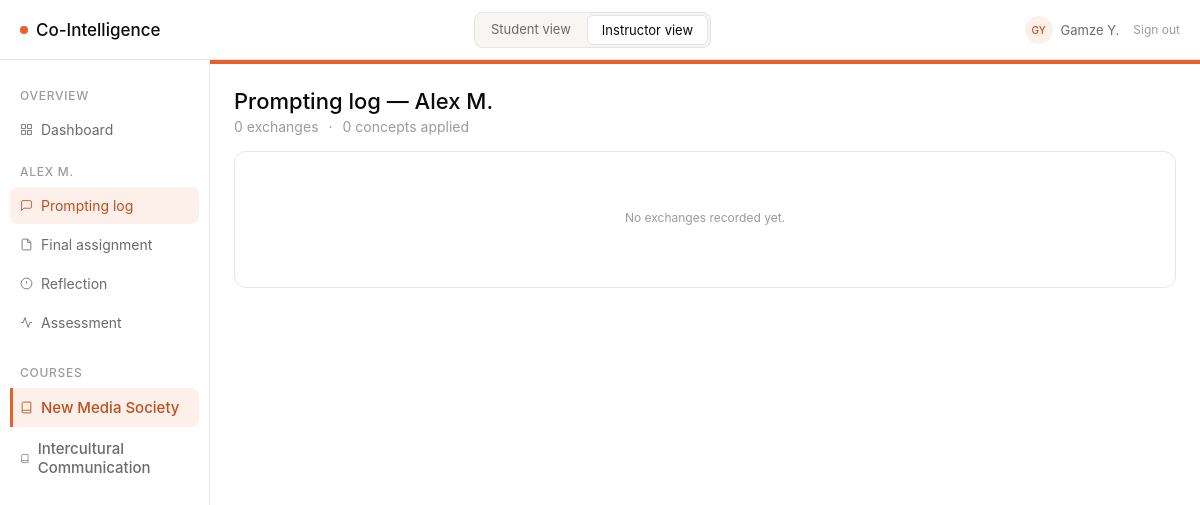
Page /instructor/student/4/log (signed in) on the earlier database version.
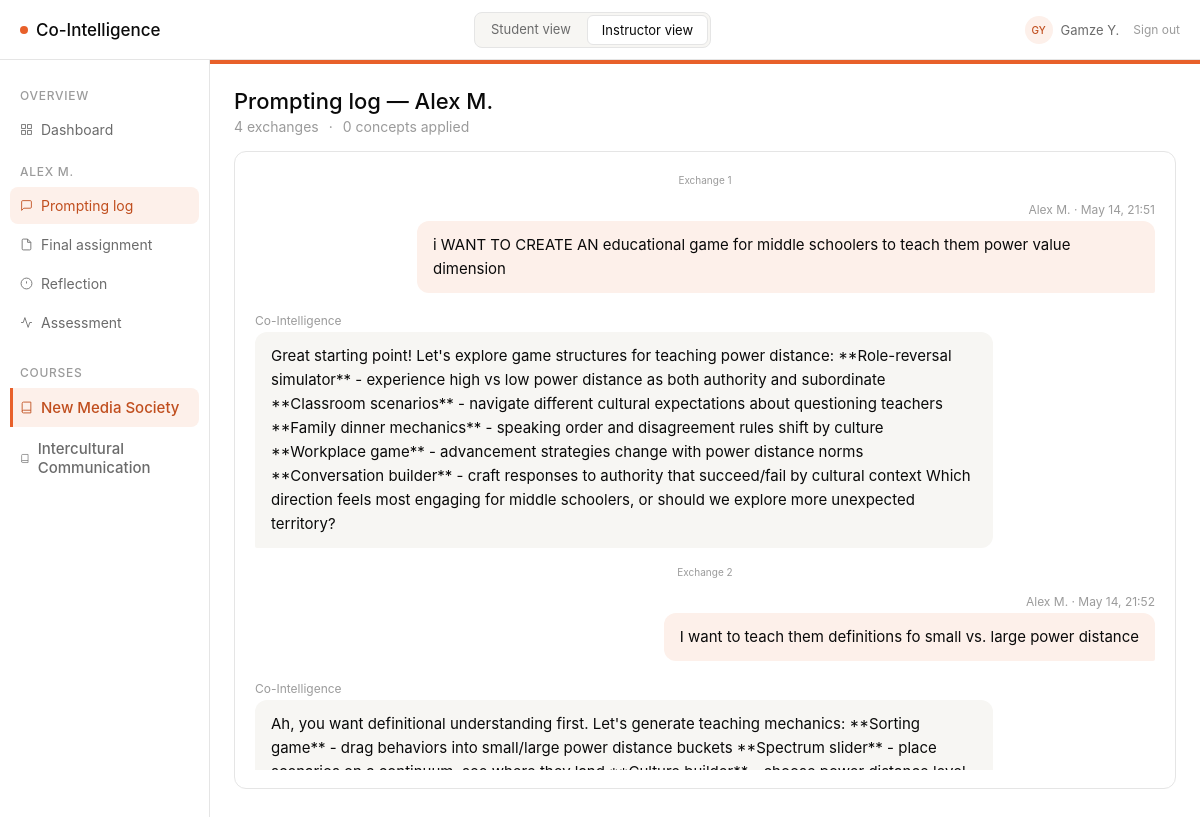
Same page on the later database version.
### models/models.py (models this page shows, shortened)
class User(db.Model, UserMixin):
    __tablename__ = "users"
    id = db.Column(db.Integer, primary_key=True)
    role = db.Column(db.String(20), nullable=False, default="student")  # instructor | student | dev
    display_name = db.Column(db.String(100), nullable=False)
    is_dev = db.Column(db.Boolean, nullable=False, default=False)

class Student(db.Model):
    __tablename__ = "students"
    id = db.Column(db.Integer, primary_key=True)
    name = db.Column(db.String(120), nullable=False)
    email = db.Column(db.String(200), unique=True, nullable=False)
    course_id = db.Column(db.Integer, db.ForeignKey("courses.id"), nullable=False)
    user_id = db.Column(db.Integer, db.ForeignKey("users.id"), nullable=True)
    course = db.relationship("Course", back_populates="students")
    exchanges = db.relationship("PromptExchange", back_populates="student")
    reflections = db.relationship("Reflection", back_populates="student")
    outputs = db.relationship("Output", back_populates="student")
    assessment_scores = db.relationship("AssessmentScore", back_populates="student")

class Course(db.Model):
    __tablename__ = "courses"
    id = db.Column(db.Integer, primary_key=True)
    name = db.Column(db.String(200), nullable=False)
    learning_objective = db.Column(db.Text, nullable=False)
    required_concepts = db.Column(db.JSON, nullable=False, default=list)
    output_modalities = db.Column(db.JSON, nullable=False, default=list)
    min_exchanges = db.Column(db.Integer, nullable=False, default=5)
    color = db.Column(db.String(20), nullable=False, default="#E8602A")
    color_light = db.Column(db.String(20), nullable=False, default="#FDF0EA")
    color_text = db.Column(db.String(20), nullable=False, default="#C04E1E")
    color_hover = db.Column(db.String(20), nullable=False, default="#d4521f")
    assignments = db.relationship("Assignment", back_populates="course")
    students = db.relationship("Student", back_populates="course")

class PromptExchange(db.Model):
    __tablename__ = "prompt_exchanges"
    id = db.Column(db.Integer, primary_key=True)
    student_id = db.Column(db.Integer, db.ForeignKey("students.id"), nullable=False)
    assignment_id = db.Column(db.Integer, db.ForeignKey("assignments.id"), nullable=False)
    student_message = db.Column(db.Text, nullable=False)
    ai_response = db.Column(db.Text, nullable=False)
    concepts_applied = db.Column(db.JSON, nullable=False, default=list)
    has_pushback = db.Column(db.Boolean, nullable=False, default=False)
    exchange_number = db.Column(db.Integer, nullable=False)
    timestamp = db.Column(db.DateTime, default=datetime.utcnow)
    student = db.relationship("Student", back_populates="exchanges")
    assignment = db.relationship("Assignment", back_populates="exchanges")

### routes/instructor_routes.py (the view)
@instructor_bp.route("/student/<int:student_id>/log")
def log(student_id):
    student = Student.query.get_or_404(student_id)
    course, assignment = _get_base_for_student(student)
    exchanges = (
        PromptExchange.query
        .filter_by(student_id=student_id, assignment_id=assignment.id)
        .order_by(PromptExchange.exchange_number)
        .all()
    )
    all_concepts = set()
    for ex in exchanges:
        all_concepts.update(ex.concepts_applied or [])
    return render_template(
        "instructor/log.html",
        course=course,
        assignment=assignment,
        student=student,
        exchanges=exchanges,
        exchange_count=len(exchanges),
        concept_count=len(all_concepts),
    )

### routes/instructor_routes.py (called while the page is built)
@instructor_bp.before_request
def require_instructor_role():
    if not current_user.is_authenticated:
        return redirect(url_for("login"))
    if current_user.role not in ("instructor", "dev"):
        return redirect(url_for("student.prompting"))

def _get_base_for_student(student):
    course = Course.query.get(student.course_id)
    assignment = Assignment.query.filter_by(course_id=course.id).first()
    return course, assignment

### templates/instructor/log.html (shortened to what this page needs)
{% extends "base.html" %}
{% block sidebar %}{% include "instructor/_student_sidebar.html" %}{% endblock %}
{% block content %}
<div style="margin-bottom:16px;">
  <h1 class="page-title">Prompting log &mdash; {{ student.name }}</h1>
  <div class="page-sub" style="display:flex;gap:10px;">
    <span>{{ exchange_count }} exchange{% if exchange_count != 1 %}s{% endif %}</span>
    <span>&middot;</span>
    <span>{{ concept_count }} concept{% if concept_count != 1 %}s{% endif %} applied</span>
  </div>
</div>
<div class="card">
  <div class="chat-wrap" style="max-height:600px;">
    {% if exchanges %}
      {% for ex in exchanges %}
      <div style="text-align:center;font-size:10px;color:var(--text-tertiary);padding:4px 0 2px;">
        Exchange {{ ex.exchange_number }}
      </div>
      <div class="msg-you">
        <div class="msg-meta" style="text-align:right;">
          {{ student.name }}{% if ex.timestamp %} &middot; {{ ex.timestamp.strftime('%b %d, %H:%M') }}{% endif %}
        </div>
        <div class="bubble-you">{{ ex.student_message }}</div>
      </div>
      <div class="msg-ai">
        <div class="msg-meta">Co-Intelligence</div>
        <div class="bubble-ai">{{ ex.ai_response }}</div>
      </div>
      {% endfor %}
    {% else %}
    <div style="text-align:center;padding:40px 0;color:var(--text-tertiary);font-size:12px;">
      No exchanges recorded yet.
    </div>
    {% endif %}
  </div>
</div>
{% endblock %}

### templates/base.html (shortened to what this page needs)
<!DOCTYPE html>
<html lang="en">
<head>
  <link rel="stylesheet" href="{{ url_for('static', filename='style.css') }}" />
  <link rel="stylesheet" href="https://cdn.jsdelivr.net/npm/@tabler/icons-webfont@latest/tabler-icons.min.css" />
</head>
<body>
{% set is_student    = request.path.startswith('/student') %}
{% set is_instructor = request.path.startswith('/instructor') %}
{% if current_user.is_authenticated %}
  {% set _display = current_user.display_name %}
  {% set _parts   = _display.split() %}
  {% set _initials = (_parts[0][0] + (_parts[1][0] if _parts|length > 1 else ''))|upper %}
{% elif is_student %}
  {% set _display  = "Alex M." %}
  {% set _initials = "AM" %}
{% else %}
  {% set _display  = "Instructor" %}
  {% set _initials = "IN" %}
{% endif %}
<div class="app">
  <div class="topbar">
    <a class="logo" href="/">
      <span class="logo-dot"></span>
      Co-Intelligence
    </a>
    <div class="topbar-toggles">
      {% if current_user.is_authenticated and current_user.role == 'student' %}
        <span class="topbar-toggle active" style="cursor:default;">Student view</span>
      {% else %}
        <a href="{{ url_for('student.prompting') }}"
           class="topbar-toggle{% if is_student %} active{% endif %}">
          Student view
        </a>
        <a href="{{ url_for('instructor.dashboard') }}"
           class="topbar-toggle{% if is_instructor %} active{% endif %}">
          Instructor view
        </a>
      {% endif %}
    </div>
    <div class="topbar-user">
      <div class="user-avatar">{{ _initials }}</div>
      <span class="user-name">{{ _display }}</span>
      <a href="{{ url_for('logout') }}"
         style="font-size:12px;color:var(--text-tertiary);text-decoration:none;margin-left:6px;">
        Sign out
      </a>
    </div>
  </div>
  <div class="main">
    {% block sidebar %}{% endblock %}
    <div class="content">
      {% block content %}{% endblock %}
    </div>
  </div>
</div>
</body>
</html>

### templates/instructor/_student_sidebar.html
<nav class="sidebar">
  <div class="sidebar-section">Overview</div>
  <a href="{{ url_for('instructor.dashboard') }}"
     class="sidebar-item{% if request.endpoint == 'instructor.dashboard' %} active{% endif %}">
    <svg width="13" height="13" fill="none" stroke="currentColor" stroke-width="1.6" viewBox="0 0 24 24"><rect x="3" y="3" width="7" height="7"/><rect x="14" y="3" width="7" height="7"/><rect x="14" y="14" width="7" height="7"/><rect x="3" y="14" width="7" height="7"/></svg>
    Dashboard
  </a>
  <div class="sidebar-section">{{ student.name }}</div>
  <a href="{{ url_for('instructor.log', student_id=student.id) }}"
     class="sidebar-item{% if request.endpoint == 'instructor.log' %} active{% endif %}">
    <svg width="13" height="13" fill="none" stroke="currentColor" stroke-width="1.6" viewBox="0 0 24 24"><path d="M21 15a2 2 0 0 1-2 2H7l-4 4V5a2 2 0 0 1 2-2h14a2 2 0 0 1 2 2z"/></svg>
    Prompting log
  </a>
  <a href="{{ url_for('instructor.assignment', student_id=student.id) }}"
     class="sidebar-item{% if request.endpoint == 'instructor.assignment' %} active{% endif %}">
    <svg width="13" height="13" fill="none" stroke="currentColor" stroke-width="1.6" viewBox="0 0 24 24"><path d="M14 2H6a2 2 0 0 0-2 2v16a2 2 0 0 0 2 2h12a2 2 0 0 0 2-2V8z"/><polyline points="14 2 14 8 20 8"/></svg>
    Final assignment
  </a>
  <a href="{{ url_for('instructor.reflection', student_id=student.id) }}"
     class="sidebar-item{% if request.endpoint == 'instructor.reflection' %} active{% endif %}">
    <svg width="13" height="13" fill="none" stroke="currentColor" stroke-width="1.6" viewBox="0 0 24 24"><circle cx="12" cy="12" r="10"/><line x1="12" y1="8" x2="12" y2="12"/><line x1="12" y1="16" x2="12.01" y2="16"/></svg>
    Reflection
  </a>
  <a href="{{ url_for('instructor.assessment', student_id=student.id) }}"
     class="sidebar-item{% if request.endpoint in ('instructor.assessment', 'instructor.assessment_generate') %} active{% endif %}">
    <svg width="13" height="13" fill="none" stroke="currentColor" stroke-width="1.6" viewBox="0 0 24 24"><polyline points="22 12 18 12 15 21 9 3 6 12 2 12"/></svg>
    Assessment
  </a>
  {% include "_course_nav.html" %}
</nav>

### templates/_course_nav.html
{% if all_courses and all_courses | length > 1 %}
<div class="sidebar-section" style="margin-top:8px;">Courses</div>
{% for c in all_courses %}
<a href="{{ url_for('switch_course', course_id=c.id) }}"
   class="sidebar-item{% if c.id == current_course_id %} active{% endif %}"
   style="font-size:15px;font-weight:500;{% if c.id == current_course_id %}border-left:3px solid {{ course_color }};border-radius:0 8px 8px 0;padding-left:7px;{% endif %}">
  <svg width="13" height="13" fill="none" stroke="currentColor" stroke-width="1.6" viewBox="0 0 24 24">
    <path d="M4 19.5A2.5 2.5 0 0 1 6.5 17H20"/><path d="M6.5 2H20v20H6.5A2.5 2.5 0 0 1 4 19.5v-15A2.5 2.5 0 0 1 6.5 2z"/>
  </svg>
  {{ c.name }}
</a>
{% endfor %}
{% endif %}

### static/style.css (style rules this page uses)
:root { --bg-primary: #ffffff; --bg-surface: #f7f6f3; --bg-orange-light: #FDF0EA; --text-primary: #0a0a0a; --text-secondary: #6b6b6b; --text-tertiary: #9b9b9b; --text-orange: #C04E1E; --accent: #E8602A; --border: #e5e5e5; --pill-green-bg: #e8f5ee; --pill-green-text: #1a7a45; --pill-amber-bg: #fef3e2; --pill-amber-text: #92580a; }
*, *::before, *::after { box-sizing: border-box; margin: 0; padding: 0; }
body { font-family: -apple-system, BlinkMacSystemFont, "Inter", system-ui, sans-serif; font-size: 16px; font-weight: 400; color: var(--text-primary); background: var(--bg-primary); -webkit-font-smoothing: antialiased; }
.app { display: flex; flex-direction: column; min-height: 100vh; }
.topbar { height: 60px; border-bottom: 1px solid var(--border); display: flex; align-items: center; justify-content: space-between; padding: 0 20px; background: var(--bg-primary); }
.logo { font-size: 17px; font-weight: 500; display: flex; align-items: center; gap: 8px; color: var(--text-primary); text-decoration: none; }
.logo-dot { width: 8px; height: 8px; border-radius: 50%; background: var(--accent); flex-shrink: 0; }
.main { display: flex; flex: 1; }
.sidebar { width: 210px; border-right: 1px solid var(--border); padding: 14px 10px; display: flex; flex-direction: column; gap: 2px; background: var(--bg-primary); }
.sidebar-section { font-size: 12px; font-weight: 500; letter-spacing: 0.06em; text-transform: uppercase; color: var(--text-tertiary); padding: 14px 10px 6px; }
.sidebar-item { display: flex; align-items: center; gap: 8px; padding: 10px 10px; border-radius: 8px; font-size: 14px; color: var(--text-secondary); cursor: pointer; text-decoration: none; }
.sidebar-item.active { background: var(--bg-orange-light); color: var(--text-orange); }
.content { flex: 1; padding: 24px; overflow: auto; }
.page-title { font-size: 22px; font-weight: 500; color: var(--text-primary); }
.page-sub { font-size: 14px; color: var(--text-tertiary); margin-top: 4px; }
.card { background: var(--bg-primary); border: 1px solid var(--border); border-radius: 12px; padding: 18px 20px; }
.chat-wrap { display: flex; flex-direction: column; gap: 14px; max-height: 400px; overflow-y: auto; padding-bottom: 4px; }
.msg-you { align-self: flex-end; max-width: 82%; }
.msg-ai { align-self: flex-start; max-width: 82%; }
.bubble-you { background: var(--bg-orange-light); border-radius: 12px 12px 2px 12px; padding: 12px 16px; font-size: 15px; line-height: 1.6; color: var(--text-primary); }
.bubble-ai { background: var(--bg-surface); border-radius: 12px 12px 12px 2px; padding: 12px 16px; font-size: 15px; line-height: 1.6; color: var(--text-primary); }
.msg-meta { font-size: 12px; color: var(--text-tertiary); margin-bottom: 4px; }

### templates/base.html (style rules this page uses)
.topbar-toggles { display: flex; gap: 2px; background: var(--bg-surface); border: 1px solid var(--border); border-radius: 8px; padding: 2px; }
.topbar-toggle { font-size: 13px; padding: 6px 14px; border-radius: 6px; border: none; background: transparent; color: var(--text-secondary); cursor: pointer; text-decoration: none; font-family: inherit; transition: background .12s, color .12s; white-space: nowrap; }
.topbar-toggle.active { background: var(--bg-primary); color: var(--text-primary); border: 1px solid var(--border); }
.topbar-user { display: flex; align-items: center; gap: 8px; }
.user-avatar { width: 28px; height: 28px; border-radius: 50%; background: var(--bg-orange-light); color: var(--text-orange); font-size: 10px; font-weight: 500; display: flex; align-items: center; justify-content: center; flex-shrink: 0; }
.user-name { font-size: 13px; color: var(--text-secondary); }

Differences in the rows shown:
added PromptExchange: exchange_number "1", {{ student.name }} "Alex M.", timestamp "May 14, 21:51", student_message "i WANT TO CREATE AN educational game for middle schoolers to teach them power value dimension", ai_response "Great starting point! Let's explore game structures for teaching power distance: **Role-reversal simulator** - experience high vs low power distance as both authority and subordinate **Classroom scenarios** - navigate different cultural expectations about questioning teachers **Family dinner mechanics** - speaking order and disagreement rules shift by culture **Workplace game** - advancement strategies change with power distance norms **Conversation builder** - craft responses to authority that succeed/fail by cultural context Which direction feels most engaging for middle schoolers, or should we explore more unexpected territory?"
added PromptExchange: exchange_number "2", {{ student.name }} "Alex M.", timestamp "May 14, 21:52", student_message "I want to teach them definitions fo small vs. large power distance", ai_response "Ah, you want definitional understanding first. Let's generate teaching mechanics: **Sorting game** - drag behaviors into small/large power distance buckets **Spectrum slider** - place…"
Other differences:
{{ exchange_count }}: "0" → "4"
text no longer shown: "No exchanges recorded yet."
